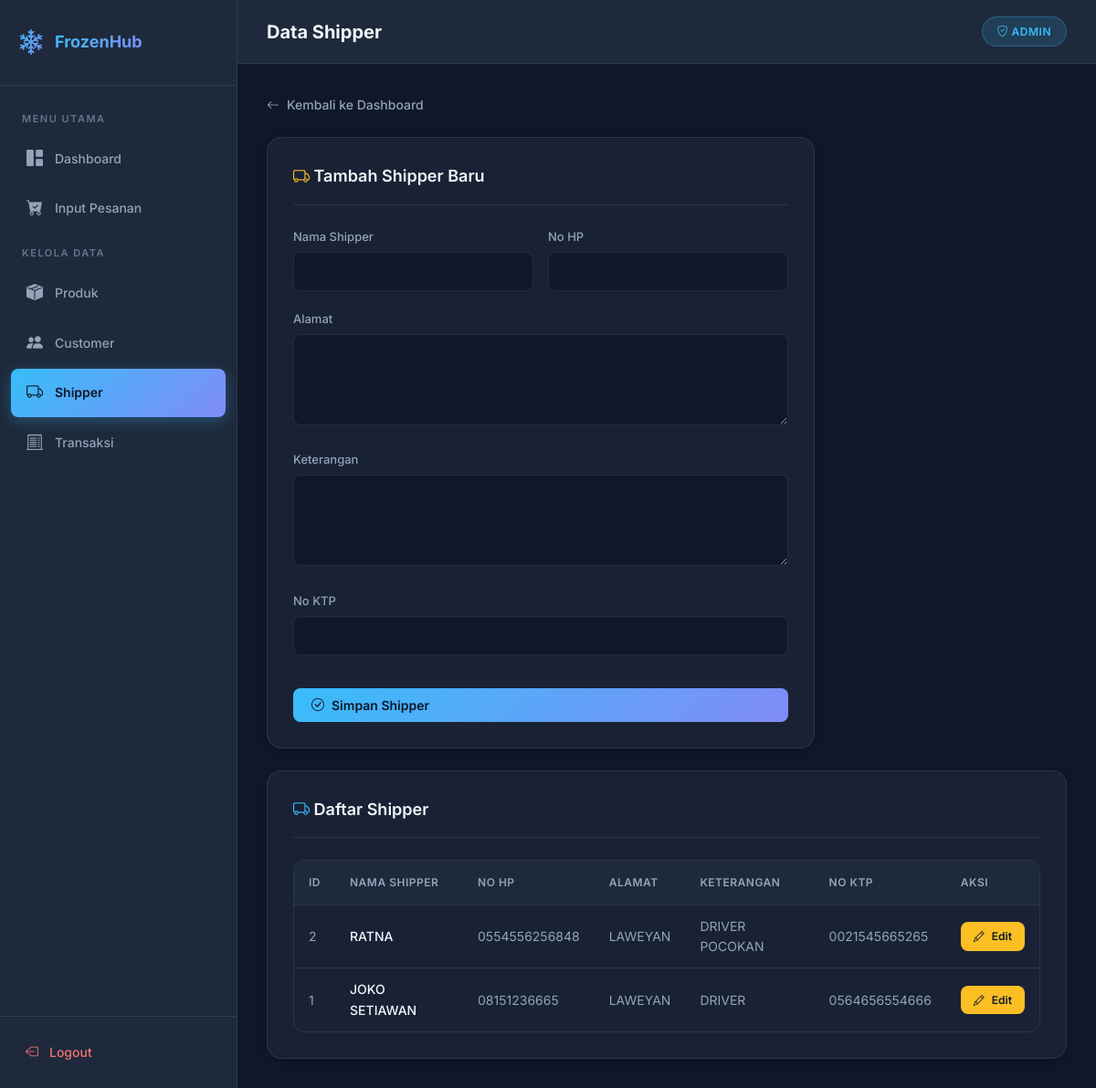
The app's page /shipper/index_shipper.php (signed in) with its own data.
### tables this page shows
CREATE TABLE `tb_shipper` (
  `id` int(11) NOT NULL,
  `nama_shipper` varchar(100) NOT NULL,
  `no_hp` varchar(20) NOT NULL,
  `alamat` varchar(100) NOT NULL,
  `keterangan` varchar(100) NOT NULL,
  `no_ktp` varchar(30) NOT NULL
);

### shipper/index_shipper.php (the view, shortened to what this page needs)
<?php
require_once '../config/koneksi.php';
$is_subfolder = true;
include '../assets/layout_header.php';
?>
<a href="<?= $base_url ?>dashboard.php" class="back-link">
    <i class="bi bi-arrow-left"></i> Kembali ke Dashboard
</a>
<div class="card mb-24" style="max-width:600px;">
    <div class="card-header">
        <h3><i class="bi bi-truck" style="color:var(--warning)"></i> Tambah Shipper Baru</h3>
    </div>
    <form method="POST">
        <div class="form-row">
            <div class="form-group">
                <label>Nama Shipper</label>
                <input type="text" name="nama_shipper" required>
            </div>
            <div class="form-group">
                <label>No HP</label>
                <input type="text" name="no_hp" required>
            </div>
        </div>
        <div class="form-group">
            <label>Alamat</label>
            <textarea name="alamat" required></textarea>
        </div>
        <div class="form-group">
            <label>Keterangan</label>
            <textarea name="keterangan"></textarea>
        </div>
        <div class="form-group">
            <label>No KTP</label>
            <input type="text" name="no_ktp" required>
        </div>
        <button type="submit" name="simpan" class="btn btn-primary full-width mt-16">
            <i class="bi bi-check-circle"></i> Simpan Shipper
        </button>
    </form>
</div>
<div class="card">
    <div class="card-header">
        <h3><i class="bi bi-truck" style="color:var(--accent-1)"></i> Daftar Shipper</h3>
    </div>
    <div class="table-wrapper">
        <table>
            <thead>
                <tr>
                    <th>ID</th>
                    <th>Nama Shipper</th>
                    <th>No HP</th>
                    <th>Alamat</th>
                    <th>Keterangan</th>
                    <th>No KTP</th>
                    <th>Aksi</th>
                </tr>
            </thead>
            <tbody>
            <?php
            $data = mysqli_query($conn, "SELECT * FROM tb_shipper ORDER BY id DESC");
            while ($row = mysqli_fetch_array($data)) {
            ?>
                <tr>
                    <td><?= $row['id'] ?></td>
                    <td style="color:var(--text-primary); font-weight:500;"><?= $row['nama_shipper'] ?></td>
                    <td><?= $row['no_hp'] ?></td>
                    <td><?= $row['alamat'] ?></td>
                    <td><?= $row['keterangan'] ?></td>
                    <td><?= $row['no_ktp'] ?></td>
                    <td>
                        <a href="?edit=<?= $row['id'] ?>" class="btn btn-primary btn-sm" style="background: var(--warning); border-color: var(--warning);">
                            <i class="bi bi-pencil"></i> Edit
                        </a>
                    </td>
                </tr>
            <?php } ?>
            </tbody>
        </table>
    </div>
</div>
<?php include '../assets/layout_footer.php'; ?>

### assets/style.css (style rules this page uses)
:root { --bg-primary: #0f172a; --bg-secondary: #1e293b; --bg-card: rgba(30, 41, 59, 0.7); --bg-card-solid: #1e293b; --bg-input: #0f172a; --border-color: rgba(148, 163, 184, 0.15); --border-focus: #38bdf8; --text-primary: #f1f5f9; --text-secondary: #94a3b8; --text-muted: #64748b; --accent-1: #38bdf8; --accent-2: #818cf8; --accent-3: #a78bfa; --gradient-accent: linear-gradient(135deg, #38bdf8, #818cf8); --gradient-accent-hover: linear-gradient(135deg, #7dd3fc, #a5b4fc); --gradient-bg: linear-gradient(135deg, #0f172a 0%, #1e1b4b 50%, #0f172a 100%); --success: #34d399; --success-bg: rgba(52, 211, 153, 0.15); --danger: #f87171; --danger-bg: rgba(248, 113, 113, 0.15); --warning: #fbbf24; --warning-bg: rgba(251, 191, 36, 0.15); --info: #38bdf8; --info-bg: rgba(56, 189, 248, 0.15); --radius-sm: 8px; --radius-md: 12px; --radius-lg: 16px; --radius-xl: 20px; --shadow-sm: 0 2px 8px rgba(0,0,0,0.2); --shadow-md: 0 4px 20px rgba(0,0,0,0.3); --shadow-lg: 0 8px 40px rgba(0,0,0,0.4); --shadow-glow: 0 0 30px rgba(56, 189, 248, 0.15); --sidebar-width: 260px; --header-height: 70px; --transition: all 0.3s cubic-bezier(0.4, 0, 0.2, 1); }
*, *::before, *::after { margin: 0; padding: 0; box-sizing: border-box; }
html { scroll-behavior: smooth; }
body { font-family: 'Inter', -apple-system, BlinkMacSystemFont, sans-serif; background: var(--bg-primary); color: var(--text-primary); line-height: 1.6; min-height: 100vh; -webkit-font-smoothing: antialiased; }
a { text-decoration: none; color: var(--accent-1); transition: var(--transition); }
.card { background: var(--bg-card); backdrop-filter: blur(10px); border: 1px solid var(--border-color); border-radius: var(--radius-lg); padding: 28px; box-shadow: var(--shadow-sm); transition: var(--transition); }
.card-header { display: flex; align-items: center; justify-content: space-between; margin-bottom: 24px; padding-bottom: 16px; border-bottom: 1px solid var(--border-color); }
.card-header h3 { font-size: 18px; font-weight: 600; }
.table-wrapper { overflow-x: auto; border-radius: var(--radius-md); border: 1px solid var(--border-color); }
table { width: 100%; border-collapse: collapse; font-size: 14px; }
table thead { background: var(--bg-secondary); }
table thead th { padding: 14px 16px; text-align: left; font-weight: 600; font-size: 12px; text-transform: uppercase; letter-spacing: 0.5px; color: var(--text-secondary); border-bottom: 1px solid var(--border-color); white-space: nowrap; }
table tbody tr { border-bottom: 1px solid var(--border-color); transition: var(--transition); }
table tbody tr:last-child { border-bottom: none; }
table tbody td { padding: 12px 16px; color: var(--text-secondary); vertical-align: middle; }
.form-group { margin-bottom: 20px; }
.form-group label { display: block; margin-bottom: 6px; font-size: 13px; font-weight: 500; color: var(--text-secondary); }
.form-group input, .form-group select, .form-group textarea { width: 100%; padding: 12px 14px; background: var(--bg-input); border: 1px solid var(--border-color); border-radius: var(--radius-sm); color: var(--text-primary); font-family: 'Inter', sans-serif; font-size: 14px; transition: var(--transition); outline: none; }
.form-group textarea { min-height: 100px; resize: vertical; }
.form-row { display: grid; grid-template-columns: 1fr 1fr; gap: 16px; }
.btn { display: inline-flex; align-items: center; gap: 8px; padding: 10px 20px; border-radius: var(--radius-sm); font-family: 'Inter', sans-serif; font-size: 14px; font-weight: 600; cursor: pointer; transition: var(--transition); border: none; text-decoration: none; white-space: nowrap; }
.btn-primary { background: var(--gradient-accent); color: #0f172a; }
.btn-sm { padding: 6px 14px; font-size: 12px; }
.mb-24 { margin-bottom: 24px; }
.mt-16 { margin-top: 16px; }
.full-width { width: 100%; }
.back-link { display: inline-flex; align-items: center; gap: 8px; color: var(--text-secondary); font-size: 14px; font-weight: 500; margin-bottom: 24px; transition: var(--transition); }

### records on screen
tb_shipper: id "2", nama_shipper "RATNA", no_hp "0554556256848", alamat "LAWEYAN", keterangan "DRIVER POCOKAN", no_ktp "0021545665265"
tb_shipper: id "1", nama_shipper "JOKO SETIAWAN", no_hp "08151236665", alamat "LAWEYAN", keterangan "DRIVER", no_ktp "0564656554666"

### other values on screen
$page_title "Data Shipper"
$_SESSION['role'] "ADMIN"
